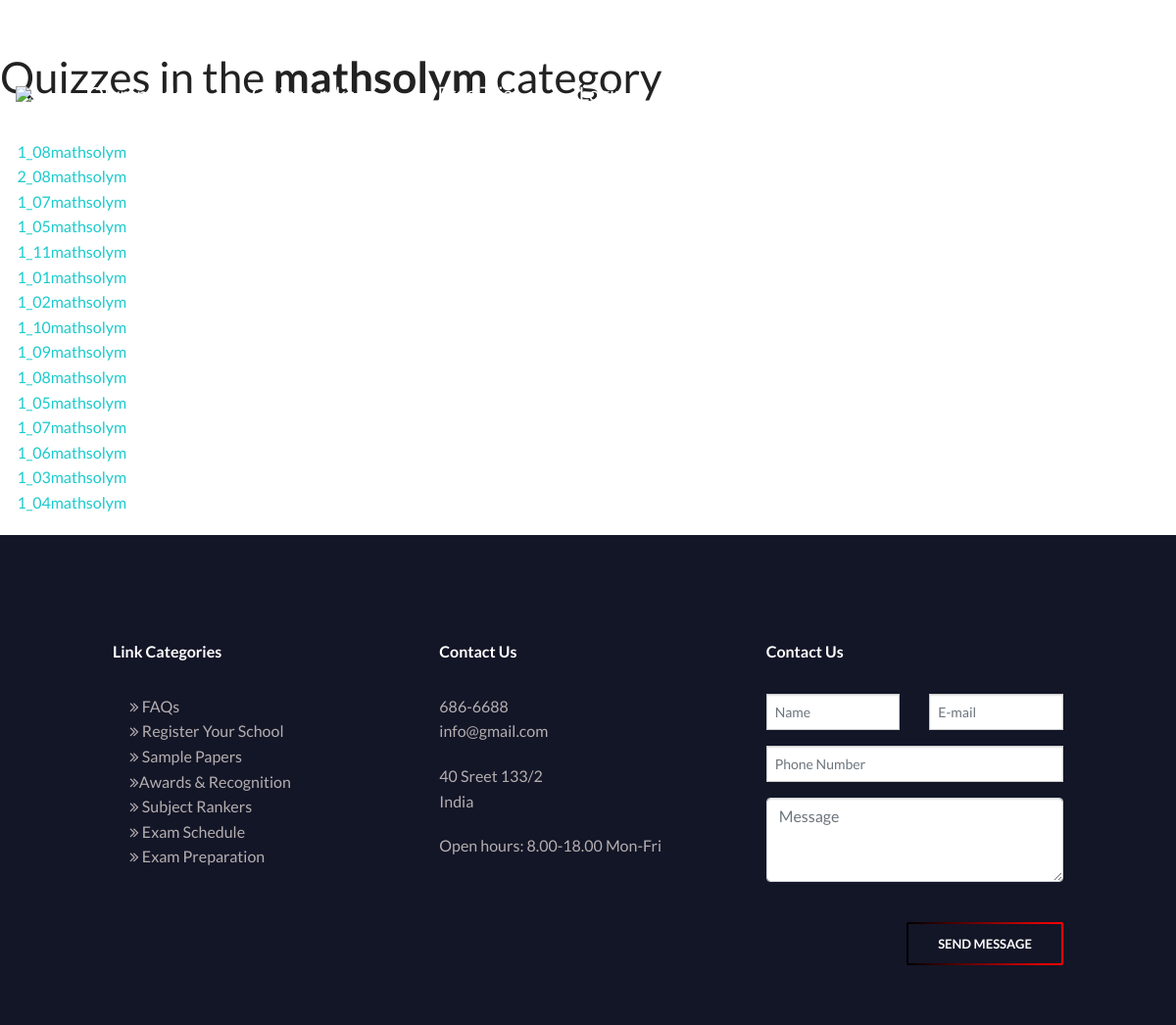
Before: /category/mathsolym/ with the older database file.
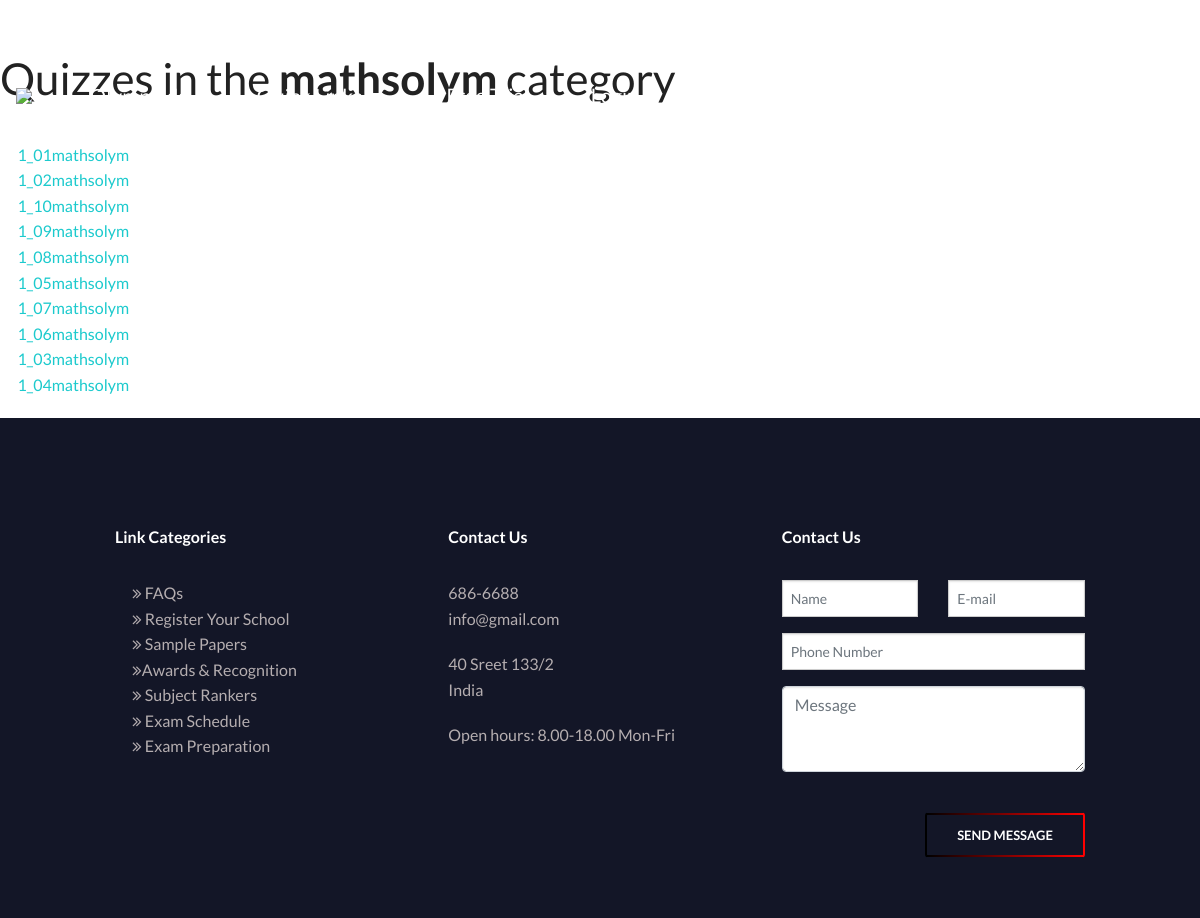
After: the same page with the newer database file.
### quiz/models.py (models this page shows, shortened)
class Quiz(models.Model):
    title = models.CharField(
        verbose_name=_("Title"),
        max_length=60, blank=False)
    url = models.SlugField(
        max_length=60, blank=False,
        help_text=_("a user friendly url"),
        verbose_name=_("user friendly url"))
    category = models.ForeignKey(
        Category, null=True, blank=True,
        verbose_name=_("Category"), on_delete=models.CASCADE)
    standard = models.ForeignKey(
            Standard, null=True, blank=True,
            verbose_name=_("Standard"), on_delete=models.CASCADE)
    random_order = models.BooleanField(
        blank=False, default=False,
        verbose_name=_("Random Order"),
        help_text=_("Display the questions in "
                    "a random order or as they "
                    "are set?"))
    max_questions = models.PositiveIntegerField(
        blank=True, null=True, verbose_name=_("Max Questions"),
        help_text=_("Number of questions to be answered on each attempt."))
    answers_at_end = models.BooleanField(
        blank=False, default=False,
        help_text=_("Correct answer is NOT shown after question."
                    " Answers displayed at the end."),
        verbose_name=_("Answers at end"))
    exam_paper = models.BooleanField(
        blank=False, default=False,
        help_text=_("If yes, the result of each"
                    " attempt by a user will be"
                    " stored. Necessary for marking."),
        verbose_name=_("Exam Paper"))
    single_attempt = models.BooleanField(
        blank=False, default=False,
        help_text=_("If yes, only one attempt by"
                    " a user will be permitted."
                    " Non users cannot sit this exam."),
        verbose_name=_("Single Attempt"))
    pass_mark = models.SmallIntegerField(
        blank=True, default=0,
        verbose_name=_("Pass Mark"),
        help_text=_("Percentage required to pass exam."),
        validators=[MaxValueValidator(100)])
    draft = models.BooleanField(
        blank=True, default=False,
        verbose_name=_("Draft"),
        help_text=_("If yes, the quiz is not displayed"
                    " in the quiz list and can only be"
                    " taken by users who can edit"
                    " quizzes."))
    ispaid =  models.BooleanField(blank=True, default=False, help_text=_("If yes, than  quiz is subscribed by user"))
    ispaid_final =  models.BooleanField(blank=True, default=False, help_text=_("If yes, than  quiz is subscribed by user"))
    class Meta:
        verbose_name = _("Quiz")
        verbose_name_plural = _("Quizzes")

### quiz/views.py (the view)
class ViewQuizListByCategory(ListView):
    model = Quiz
    template_name = 'view_quiz_category.html'
    def dispatch(self, request, *args, **kwargs):
        self.category = get_object_or_404(
            Category,
            category=self.kwargs['category_name']
        )
        return super(ViewQuizListByCategory, self).\
            dispatch(request, *args, **kwargs)
    def get_context_data(self, **kwargs):
        context = super(ViewQuizListByCategory, self)\
            .get_context_data(**kwargs)
        context['category'] = self.category
        return context
    def get_queryset(self):
        queryset = super(ViewQuizListByCategory, self).get_queryset()
        return queryset.filter(category=self.category, draft=False)

### quiz/templates/view_quiz_category.html (shortened to what this page needs)
{% extends 'base.html' %}
{% load i18n %}
{% block body %}
<h1>{% trans "Quizzes in the" %} <strong>{{ category.category }} </strong>{% trans "category" %}</h1>
  {% with object_list as quizzes %}
    {% if quizzes %}
        <ul>
        {% for quiz in quizzes %}
            <li>
			  <a href="{% url 'quiz_question' quiz_name=quiz.url %}">
				{{ quiz.title }}
			  </a>
			</li>
        {% endfor %}
        </ul>
    {% else %}
        <p>{% trans "There are no quizzes" %}</p>
    {% endif %}
  {% endwith %}
{% endblock %}

Changed rows visible on the page:
removed Quiz: title "1_08mathsolym"
removed Quiz: title "2_08mathsolym"
removed Quiz: title "1_07mathsolym"
removed Quiz: title "1_05mathsolym"
removed Quiz: title "1_11mathsolym"
